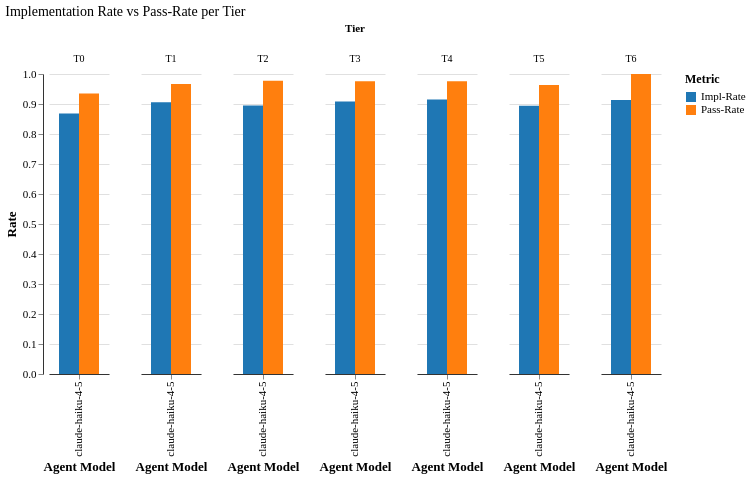

The Vega-Lite source for this figure:
### Vega-Lite specification from a JSON file in a GitHub repository (floating-point values rounded to 4 significant figures)
{"config": {"font": "serif", "axis": {"labelFontSize": 11, "titleFontSize": 13, "gridColor": "#e0e0e0", "domainColor": "#333333"}, "legend": {"labelFontSize": 11, "titleFontSize": 12}, "title": {"fontSize": 14, "anchor": "start", "fontWeight": "normal"}, "view": {"stroke": null, "continuousWidth": 400, "continuousHeight": 300}, "mark": {"tooltip": true}}, "data": {"name": "data-1c96562ca590ce6cf1811d31fb88cc0e"}, "facet": {"column": {"field": "tier", "sort": ["T0", "T1", "T2", "T3", "T4", "T5", "T6"], "title": "Tier", "type": "ordinal"}}, "spec": {"mark": {"type": "bar"}, "encoding": {"color": {"field": "metric", "scale": {"domain": ["Impl-Rate", "Pass-Rate"], "range": ["#1f77b4", "#ff7f0e"]}, "title": "Metric", "type": "nominal"}, "tooltip": [{"field": "agent_model", "title": "Model", "type": "nominal"}, {"field": "tier", "title": "Tier", "type": "ordinal"}, {"field": "metric", "title": "Metric", "type": "nominal"}, {"field": "value", "format": ".3f", "title": "Rate", "type": "quantitative"}], "x": {"field": "agent_model", "title": "Agent Model", "type": "nominal"}, "xOffset": {"field": "metric", "type": "nominal"}, "y": {"field": "value", "scale": {"domain": [0, 1]}, "title": "Rate", "type": "quantitative"}}}, "resolve": {"scale": {"x": "independent"}}, "title": "Implementation Rate vs Pass-Rate per Tier", "$schema": "https://vega.github.io/schema/vega-lite/v6.1.0.json", "datasets": {"data-1c96562ca590ce6cf1811d31fb88cc0e": [{"agent_model": "claude-haiku-4-5", "tier": "T0", "metric": "Impl-Rate", "value": 0.8686}, {"agent_model": "claude-haiku-4-5", "tier": "T0", "metric": "Pass-Rate", "value": 0.9352}, {"agent_model": "claude-haiku-4-5", "tier": "T1", "metric": "Impl-Rate", "value": 0.9059}, {"agent_model": "claude-haiku-4-5", "tier": "T1", "metric": "Pass-Rate", "value": 0.9667}, {"agent_model": "claude-haiku-4-5", "tier": "T2", "metric": "Impl-Rate", "value": 0.8952}, {"agent_model": "claude-haiku-4-5", "tier": "T2", "metric": "Pass-Rate", "value": 0.9778}, {"agent_model": "claude-haiku-4-5", "tier": "T3", "metric": "Impl-Rate", "value": 0.908}, {"agent_model": "claude-haiku-4-5", "tier": "T3", "metric": "Pass-Rate", "value": 0.9756}, {"agent_model": "claude-haiku-4-5", "tier": "T4", "metric": "Impl-Rate", "value": 0.9148}, {"agent_model": "claude-haiku-4-5", "tier": "T4", "metric": "Pass-Rate", "value": 0.9762}, {"agent_model": "claude-haiku-4-5", "tier": "T5", "metric": "Impl-Rate", "value": 0.8944}, {"agent_model": "claude-haiku-4-5", "tier": "T5", "metric": "Pass-Rate", "value": 0.963}, {"agent_model": "claude-haiku-4-5", "tier": "T6", "metric": "Impl-Rate", "value": 0.9131}, {"agent_model": "claude-haiku-4-5", "tier": "T6", "metric": "Pass-Rate", "value": 1.0}]}}
